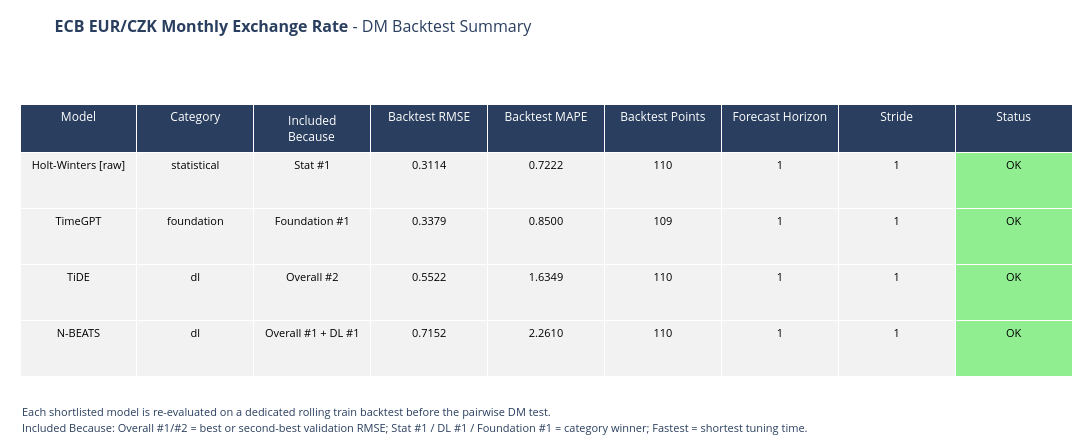

The notebook cell saved with this chart:
### Code cell
# 11. Dedicated DM backtest on rolling CV-like train backtest

# Main thesis setup: h=1, stride=1

dm_analysis = run_pairwise_dm_analysis(
    tracker=tracker,
    train=train,
    freq=DATASET_CONFIG["frequency"],
    scaler=scaler,
    train_scaled=train_scaled,
    forecast_horizon=1,
    stride=1,
    include_second_best=True,
    include_fastest=False,
    include_foundation=True,
    criterion="mse",
    adjust_pvalues=True,
)

dm_backtest_summary_df = dm_analysis["backtest_summary"]
dm_pairwise_df = dm_analysis["pairwise_results"]

fig_dm_backtest_summary = plot_dm_backtest_summary_table(
    dm_backtest_summary_df,
    DATASET_NAME,
)

if fig_dm_backtest_summary:
    fig_dm_backtest_summary.show()

### Figure 1 — Plotly figure (JSON) as saved in the notebook; plotly's stock layout.template omitted (floating-point values rounded to 4 significant figures)
{"data": [{"cells": {"align": "center", "fill": {"color": [["#f2f2f2", "#f2f2f2", "#f2f2f2", "#f2f2f2"], ["#f2f2f2", "#f2f2f2", "#f2f2f2", "#f2f2f2"], ["#f2f2f2", "#f2f2f2", "#f2f2f2", "#f2f2f2"], ["#f2f2f2", "#f2f2f2", "#f2f2f2", "#f2f2f2"], ["#f2f2f2", "#f2f2f2", "#f2f2f2", "#f2f2f2"], ["#f2f2f2", "#f2f2f2", "#f2f2f2", "#f2f2f2"], ["#f2f2f2", "#f2f2f2", "#f2f2f2", "#f2f2f2"], ["#f2f2f2", "#f2f2f2", "#f2f2f2", "#f2f2f2"], ["lightgreen", "lightgreen", "lightgreen", "lightgreen"]]}, "font": {"color": "black", "size": 11}, "format": [null, null, null, ".4f", ".4f", ".0f", ".0f", ".0f", null], "height": 56, "values": [["Holt-Winters [raw]", "TimeGPT", "TiDE", "N-BEATS"], ["statistical", "foundation", "dl", "dl"], ["Stat #1", "Foundation #1", "Overall #2", "Overall #1 + DL #1"], [0.3114, 0.3379, 0.5522, 0.7152], [0.7222, 0.85, 1.635, 2.261], [110, 109, 110, 110], [1, 1, 1, 1], [1, 1, 1, 1], ["OK", "OK", "OK", "OK"]]}, "header": {"align": "center", "fill": {"color": "#2a3f5f"}, "font": {"color": "white", "size": 12}, "height": 40, "values": ["Model", "Category", "Included Because", "Backtest RMSE", "Backtest MAPE", "Backtest Points", "Forecast Horizon", "Stride", "Status"]}, "type": "table"}], "layout": {"annotations": [{"align": "left", "showarrow": false, "text": "<span style='font-size:11px'>Each shortlisted model is re-evaluated on a dedicated rolling train backtest before the pairwise DM test.</span>", "x": 0, "xanchor": "left", "xref": "paper", "y": 0, "yanchor": "top", "yref": "paper", "yshift": -10}, {"align": "left", "showarrow": false, "text": "<span style='font-size:11px'>Included Because: Overall #1/#2 = best or second-best validation RMSE; Stat #1 / DL #1 / Foundation #1 = category winner; Fastest = shortest tuning time.</span>", "x": 0, "xanchor": "left", "xref": "paper", "y": 0, "yanchor": "top", "yref": "paper", "yshift": -26}], "height": 446, "margin": {"b": 54, "l": 20, "r": 20, "t": 104}, "title": {"font": {"size": 16}, "pad": {"b": 6, "t": 10}, "text": "<b>ECB EUR/CZK Monthly Exchange Rate</b> - DM Backtest Summary", "y": 0.975, "yanchor": "top"}, "width": 1700}}
